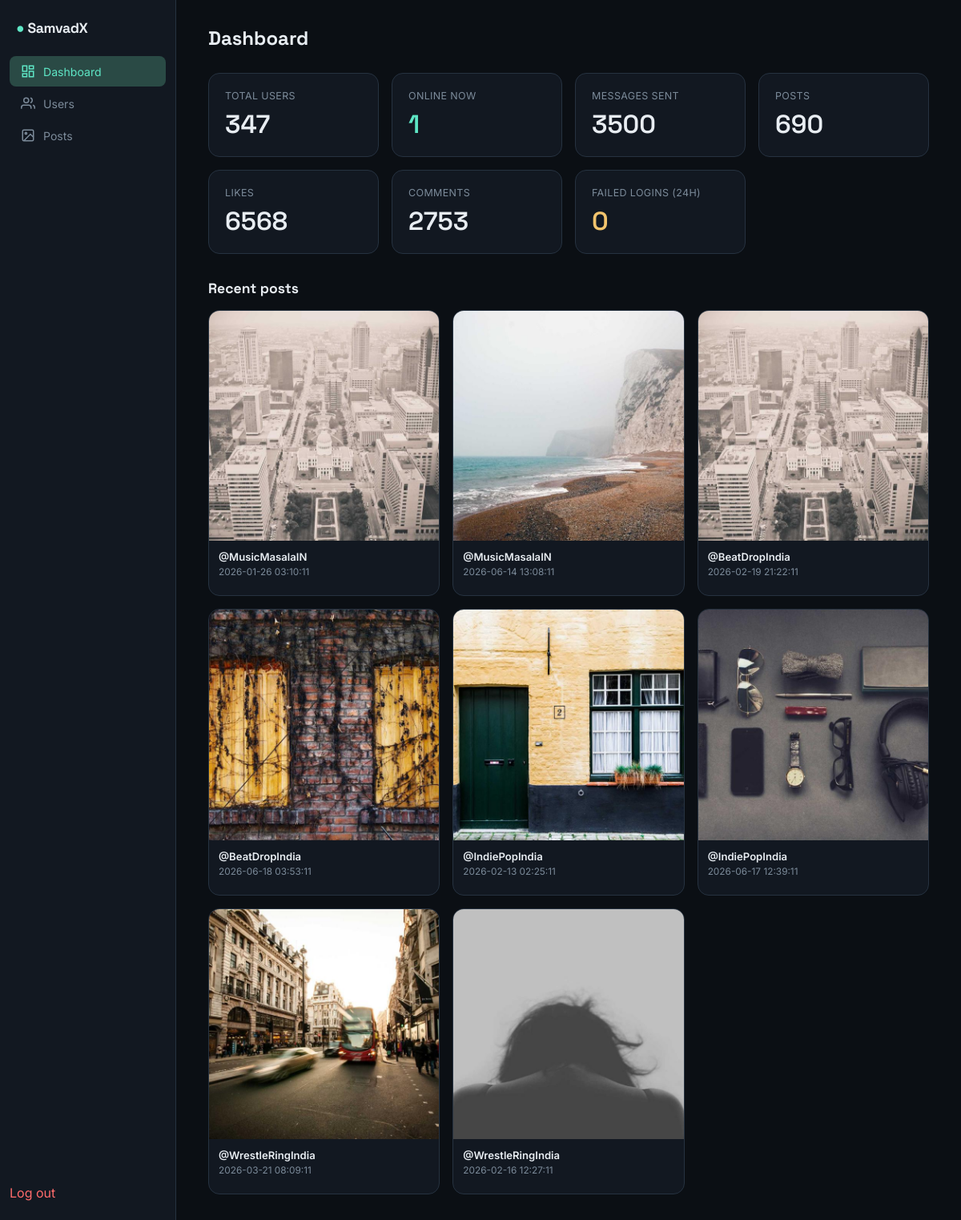
The app's page /admin/dashboard (signed in) with its own data.
### tables this page shows
CREATE TABLE posts (
    id          INTEGER PRIMARY KEY AUTOINCREMENT,
    username    TEXT NOT NULL,
    image       TEXT NOT NULL,
    caption     TEXT DEFAULT '',
    location    TEXT DEFAULT '',
    created_at  TIMESTAMP DEFAULT CURRENT_TIMESTAMP,
    is_deleted  INTEGER DEFAULT 0
);

### app.py (the view)
@app.route("/admin/dashboard")
@admin_required
def admin_dashboard():
    con = database.get_db()
    try:
        total_users = con.execute("SELECT COUNT(*) c FROM users").fetchone()["c"]
        cutoff = (datetime.now() - timedelta(minutes=2)).strftime("%Y-%m-%dT%H:%M:%S")
        online_users = con.execute(
            "SELECT COUNT(*) c FROM users WHERE last_seen > ?", (cutoff,)
        ).fetchone()["c"]
        total_messages = con.execute("SELECT COUNT(*) c FROM messages").fetchone()["c"]
        total_posts = con.execute("SELECT COUNT(*) c FROM posts WHERE is_deleted=0").fetchone()["c"]
        total_comments = con.execute("SELECT COUNT(*) c FROM comments WHERE is_deleted=0").fetchone()["c"]
        total_likes = con.execute("SELECT COUNT(*) c FROM likes").fetchone()["c"]
        failed_logins_today = con.execute(
            "SELECT COUNT(*) c FROM login_audit WHERE success=0 AND created_at > ?",
            ((datetime.now() - timedelta(days=1)).strftime("%Y-%m-%dT%H:%M:%S"),),
        ).fetchone()["c"]
        recent_posts = con.execute(
            "SELECT id, username, image, created_at FROM posts WHERE is_deleted=0 ORDER BY id DESC LIMIT 8"
        ).fetchall()
    finally:
        con.close()
    return render_template(
        "admin/dashboard.html",
        total_users=total_users,
        online_users=online_users,
        total_messages=total_messages,
        total_posts=total_posts,
        total_comments=total_comments,
        total_likes=total_likes,
        failed_logins_today=failed_logins_today,
        recent_posts=recent_posts,
    )

### app.py (called while the page is built)
def admin_required(view):
    @wraps(view)
    def wrapped(*args, **kwargs):
        if not session.get("admin"):
            return redirect(url_for("admin_login"))
        return view(*args, **kwargs)
    return wrapped

@app.after_request
def add_security_headers(resp):
    resp.headers["X-Content-Type-Options"] = "nosniff"
    resp.headers["X-Frame-Options"] = "DENY"
    resp.headers["Referrer-Policy"] = "same-origin"
    return resp

### database.py (called while the page is built)
def get_db():
    con = sqlite3.connect(DB_PATH)
    con.row_factory = sqlite3.Row
    con.execute("PRAGMA foreign_keys = ON")
    con.execute("PRAGMA journal_mode = WAL")
    return con

### templates/admin/dashboard.html (shortened to what this page needs)
<!DOCTYPE html>
<html lang="en">
<head>
  <link rel="stylesheet" href="{{ url_for('static', filename='css/theme.css') }}">
  <link rel="stylesheet" href="{{ url_for('static', filename='css/admin.css') }}">
</head>
<body>
  <div class="admin-shell">
    {% set active = 'dashboard' %}
    {% include "admin/_sidebar.html" %}
    <main class="admin-main">
      <div class="admin-header">
        <h1>Dashboard</h1>
      </div>
      <div class="stat-grid">
        <div class="card stat-card">
          <div class="stat-label">Total users</div>
          <div class="stat-value">{{ total_users }}</div>
        </div>
        <div class="card stat-card">
          <div class="stat-label">Online now</div>
          <div class="stat-value accent">{{ online_users }}</div>
        </div>
        <div class="card stat-card">
          <div class="stat-label">Messages sent</div>
          <div class="stat-value">{{ total_messages }}</div>
        </div>
        <div class="card stat-card">
          <div class="stat-label">Posts</div>
          <div class="stat-value">{{ total_posts }}</div>
        </div>
        <div class="card stat-card">
          <div class="stat-label">Likes</div>
          <div class="stat-value">{{ total_likes }}</div>
        </div>
        <div class="card stat-card">
          <div class="stat-label">Comments</div>
          <div class="stat-value">{{ total_comments }}</div>
        </div>
        <div class="card stat-card">
          <div class="stat-label">Failed logins (24h)</div>
          <div class="stat-value warn">{{ failed_logins_today }}</div>
        </div>
      </div>
      <h2 style="font-family:var(--font-display); font-size:1.1rem; margin-bottom:16px;">Recent posts</h2>
      <div class="admin-grid-posts">
        {% for p in recent_posts %}
        <div class="card admin-post-tile">
          <img src="{{ url_for('post_image', filename=p['image']) }}" alt="">
          <div class="tile-body">
            <div class="tile-user">@{{ p['username'] }}</div>
            <div class="tile-stats">{{ p['created_at'] }}</div>
          </div>
        </div>
        {% else %}
        <p style="color:var(--text-dim);">No posts yet.</p>
        {% endfor %}
      </div>
    </main>
  </div>
</body>
</html>

### templates/admin/_sidebar.html
<aside class="admin-sidebar">
  <div class="brand"><span class="lock-dot">●</span> SamvadX</div>
  <nav>
    <a href="{{ url_for('admin_dashboard') }}" class="{{ 'active' if active=='dashboard' else '' }}">
      <svg viewBox="0 0 24 24" fill="none" stroke="currentColor" stroke-width="2"><rect x="3" y="3" width="7" height="9"/><rect x="14" y="3" width="7" height="5"/><rect x="14" y="12" width="7" height="9"/><rect x="3" y="16" width="7" height="5"/></svg>
      Dashboard
    </a>
    <a href="{{ url_for('admin_users') }}" class="{{ 'active' if active=='users' else '' }}">
      <svg viewBox="0 0 24 24" fill="none" stroke="currentColor" stroke-width="2"><path d="M17 21v-2a4 4 0 0 0-4-4H5a4 4 0 0 0-4 4v2"/><circle cx="9" cy="7" r="4"/><path d="M23 21v-2a4 4 0 0 0-3-3.87"/><path d="M16 3.13a4 4 0 0 1 0 7.75"/></svg>
      Users
    </a>
    <a href="{{ url_for('admin_posts') }}" class="{{ 'active' if active=='posts' else '' }}">
      <svg viewBox="0 0 24 24" fill="none" stroke="currentColor" stroke-width="2"><rect x="3" y="3" width="18" height="18" rx="2"/><circle cx="8.5" cy="8.5" r="1.5"/><path d="M21 15l-5-5L5 21"/></svg>
      Posts
    </a>
  </nav>
  <div class="admin-logout">
    <a href="{{ url_for('admin_logout') }}" style="color:var(--red);">Log out</a>
  </div>
</aside>

### static/css/theme.css (style rules this page uses)
:root { --ink: #0B0F14; --surface: #121821; --surface-2: #1A222E; --surface-3: #222C3A; --border: #263240; --text: #E8EDF2; --text-dim: #7C8B9A; --mint: #5EE6C5; --mint-dim: #2A4A45; --red: #FF6B6B; --amber: #F2C46D; --font-display: 'Space Grotesk', sans-serif; --font-body: 'Inter', sans-serif; --font-mono: 'JetBrains Mono', monospace; --radius-sm: 8px; --radius-md: 14px; --radius-lg: 20px; --rail-w: 88px; --rail-w-lg: 240px; --shadow-pop: 0 12px 32px rgba(0,0,0,0.45); }
* { box-sizing: border-box; }
html, body { margin: 0; padding: 0; background: var(--ink); color: var(--text); font-family: var(--font-body); -webkit-font-smoothing: antialiased; }
a { color: inherit; text-decoration: none; }
.brand { font-family: var(--font-display); font-weight: 700; letter-spacing: -0.02em; }
.brand .lock-dot { color: var(--mint); }
.card { background: var(--surface); border: 1px solid var(--border); border-radius: var(--radius-md); }

### static/css/admin.css (style rules this page uses)
.admin-shell { display: flex; min-height: 100vh; }
.admin-sidebar { width: 220px; background: var(--surface); border-right: 1px solid var(--border); padding: 24px 0; display: flex; flex-direction: column; position: fixed; top: 0; left: 0; bottom: 0; }
.admin-sidebar .brand { padding: 0 20px 24px; font-size: 1.1rem; }
.admin-sidebar nav { display: flex; flex-direction: column; gap: 2px; padding: 0 12px; flex: 1; }
.admin-sidebar nav a { padding: 10px 14px; border-radius: var(--radius-sm); font-size: 0.88rem; color: var(--text-dim); display: flex; align-items: center; gap: 10px; }
.admin-sidebar nav a.active { background: var(--mint-dim); color: var(--mint); }
.admin-sidebar nav svg { width: 18px; height: 18px; }
.admin-sidebar .admin-logout { padding: 0 12px; }
.admin-main { margin-left: 220px; flex: 1; padding: 32px 40px; }
.admin-header { display: flex; align-items: center; justify-content: space-between; margin-bottom: 28px; }
.admin-header h1 { font-family: var(--font-display); font-size: 1.5rem; margin: 0; }
.stat-grid { display: grid; grid-template-columns: repeat(auto-fit, minmax(180px, 1fr)); gap: 16px; margin-bottom: 32px; }
.stat-card { padding: 20px; }
.stat-card .stat-label { font-size: 0.78rem; color: var(--text-dim); text-transform: uppercase; letter-spacing: 0.03em; margin-bottom: 8px; }
.stat-card .stat-value { font-family: var(--font-display); font-size: 2rem; font-weight: 600; }
.stat-card .stat-value.accent { color: var(--mint); }
.stat-card .stat-value.warn { color: var(--amber); }
.admin-grid-posts { display: grid; grid-template-columns: repeat(auto-fill, minmax(220px, 1fr)); gap: 16px; }
.admin-post-tile { overflow: hidden; }
.admin-post-tile img { width: 100%; aspect-ratio: 1/1; object-fit: cover; display: block; }
.admin-post-tile .tile-body { padding: 12px; }
.admin-post-tile .tile-user { font-weight: 600; font-size: 0.82rem; margin-bottom: 4px; }
.admin-post-tile .tile-stats { font-size: 0.74rem; color: var(--text-dim); margin-bottom: 10px; }

### records on screen
posts: image (picture), username "MusicMasalaIN", created_at "2026-01-26 03:10:11"
posts: image (picture), username "MusicMasalaIN", created_at "2026-06-14 13:08:11"
posts: image (picture), username "BeatDropIndia", created_at "2026-02-19 21:22:11"
posts: image (picture), username "BeatDropIndia", created_at "2026-06-18 03:53:11"
posts: image (picture), username "IndiePopIndia", created_at "2026-02-13 02:25:11"
posts: image (picture), username "IndiePopIndia", created_at "2026-06-17 12:39:11"
posts: image (picture), username "WrestleRingIndia", created_at "2026-03-21 08:09:11"
posts: image (picture), username "WrestleRingIndia", created_at "2026-02-16 12:27:11"

### other values on screen
{{ total_users }} "347"
{{ online_users }} "1"
{{ total_messages }} "3500"
{{ total_posts }} "690"
{{ total_likes }} "6568"
{{ total_comments }} "2753"
{{ failed_logins_today }} "0"
